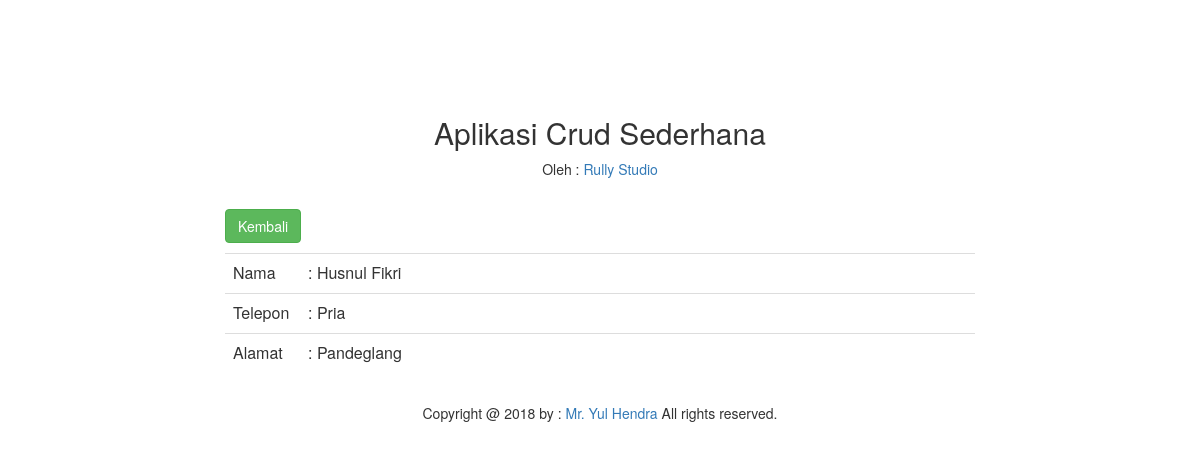
Screenshot of /detail.php?id=1101161028 with the database file from the repository.
### tables this page shows
CREATE TABLE `mahasiswa` (
  `npm` varchar(12) NOT NULL,
  `nama` varchar(35) NOT NULL,
  `jk` varchar(15) NOT NULL,
  `prodi` varchar(30) NOT NULL,
  `nohp` varchar(15) NOT NULL,
  `alamat` text NOT NULL
);

### detail.php (the view, shortened to what this page needs)
<html>
<head>
<link rel="stylesheet" href="style/bootstrap.min.css" />
</head>
<body>
<?php
	include"koneksi.php";
	$data = mysqli_query ($koneksi, " SELECT
											npm,
											nama,
											jk,
											prodi,
											nohp,
											alamat
									  from
									  mahasiswa
									  where npm = $_GET[id]");
	$row = mysqli_fetch_array ($data);
?>
<div class="container" style="margin-top:8%">
	<div class="row">
		<div class="col-md-8 col-md-offset-2">
			<p>
				<center>
					<h2>Aplikasi Crud Sederhana</h2>
					Oleh : <a href="https://www.facebook.com.pendeta.mokong" target="_blank">Rully Studio</a>
				</center>
			</p>
			<br>
			<p>
				<a class="btn btn-success" href="index.php">Kembali</a>
			</p>
			<table class="table table-stripped">
				<tr>
					<td style="width:10%;">
						Nama
					</td>
					<td>
						: <?php echo $row['nama']; ?>
					</td>
				</tr>
				<tr>
					<td>
						Telepon
					</td>
					<td>
						: <?php echo $row['jk']; ?>
					</td>
				</tr>
				<tr>
					<td>
						Alamat
					</td>
					<td>
						: <?php echo $row['alamat']; ?>
					</td>
				</tr>
			</table>
		</div>
	</div>
	<p>
	<center>Copyright @ 2018 by : <a href="https://www.facebook.com.pendeta.mokong" target="_blank">Mr. Yul Hendra</a> All rights reserved.</center>
	</p>
</div>
</body>
</html>

### rows the page displays
mahasiswa: nama "Husnul Fikri", jk "Pria", alamat "Pandeglang"
